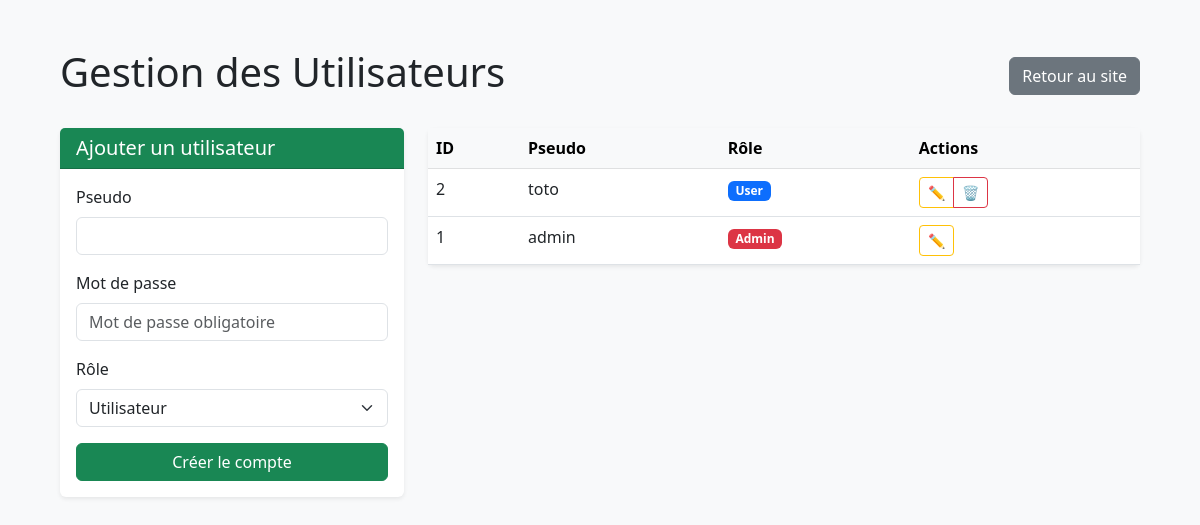
/admin_users.php (signed in), run on the app's committed database.
### tables this page shows
CREATE TABLE `users` (
  `id` int(11) NOT NULL,
  `username` varchar(50) NOT NULL,
  `password` varchar(255) NOT NULL,
  `role` enum('admin','user') NOT NULL DEFAULT 'user'
);

### admin_users.php (the view, shortened to what this page needs)
<?php
require 'db.php';
$mode_edition = false;
$id_edit = '';
$username_val = '';
$role_val = 'user';
$btn_text = 'Créer le compte';
$btn_class = 'btn-success';
$stmt = $pdo->query("SELECT * FROM users ORDER BY id DESC");
$users = $stmt->fetchAll();
?>
<!DOCTYPE html>
<html lang="fr">
<head>
    <link href="https://cdn.jsdelivr.net/npm/bootstrap@5.3.0/dist/css/bootstrap.min.css" rel="stylesheet">
</head>
<body class="bg-light p-5">
<div class="container">
    <div class="d-flex justify-content-between align-items-center mb-4">
        <h1>Gestion des Utilisateurs</h1>
        <a href="index.php" class="btn btn-secondary">Retour au site</a>
    </div>
    <div class="row">
        <div class="col-md-4 mb-4">
            <div class="card shadow-sm border-0 sticky-top" style="top: 20px;">
                <div class="card-header text-white <?= $mode_edition ? 'bg-warning' : 'bg-success' ?>">
                    <h5 class="mb-0">
                        <?= $mode_edition ? 'Modifier un utilisateur' : 'Ajouter un utilisateur' ?>
                    </h5>
                </div>
                <div class="card-body">
                    <form method="POST" action="admin_users.php">
                        <div class="mb-3">
                            <label class="form-label">Pseudo</label>
                            <input type="text" name="username" class="form-control"
                                   value="<?= htmlspecialchars($username_val) ?>" required>
                        </div>
                        <div class="mb-3">
                            <label class="form-label">Mot de passe</label>
                            <input type="password" name="password" class="form-control"
                                   placeholder="<?= $mode_edition ? '(Laisser vide pour ne pas changer)' : 'Mot de passe obligatoire' ?>"
                                   <?= $mode_edition ? '' : 'required' ?>>
                        </div>
                        <div class="mb-3">
                            <label class="form-label">Rôle</label>
                            <select name="role" class="form-select">
                                <option value="user" <?= $role_val == 'user' ? 'selected' : '' ?>>Utilisateur</option>
                            </select>
                        </div>
                        <button type="submit" class="btn <?= $btn_class ?> w-100">
                            <?= $btn_text ?>
                        </button>
                    </form>
                </div>
            </div>
        </div>
        <div class="col-md-8">
            <div class="card shadow-sm border-0">
                <table class="table table-hover mb-0">
                    <thead class="table-light">
                        <tr>
                            <th>ID</th>
                            <th>Pseudo</th>
                            <th>Rôle</th>
                            <th>Actions</th>
                        </tr>
                    </thead>
                    <tbody>
                        <?php foreach($users as $u): ?>
                            <tr class="<?= ($mode_edition && $u['id'] == $id_edit) ? 'table-warning' : '' ?>">
                                <td><?= $u['id'] ?></td>
                                <td><?= htmlspecialchars($u['username']) ?></td>
                                <td>
                                    <?php if($u['role'] === 'admin'): ?>
                                        <span class="badge bg-danger">Admin</span>
                                    <?php else: ?>
                                        <span class="badge bg-primary">User</span>
                                    <?php endif; ?>
                                </td>
                                <td>
                                    <div class="btn-group" role="group">
                                        <a href="admin_users.php?edit=<?= $u['id'] ?>" class="btn btn-sm btn-outline-warning">
                                            ✏️
                                        </a>
                                        <?php if($u['id'] != $_SESSION['user_id']): ?>
                                            <a href="admin_users.php?supprimer=<?= $u['id'] ?>"
                                               class="btn btn-sm btn-outline-danger"
                                               onclick="return confirm('Supprimer ?');">
                                               🗑️
                                            </a>
                                        <?php endif; ?>
                                    </div>
                                </td>
                            </tr>
                        <?php endforeach; ?>
                    </tbody>
                </table>
            </div>
        </div>
    </div>
</div>
</body>
</html>

### data on the page
users: id "2", username "toto", role "User"
users: id "1", username "admin", role "Admin"

### other printed values
$btn_text "Créer le compte"
